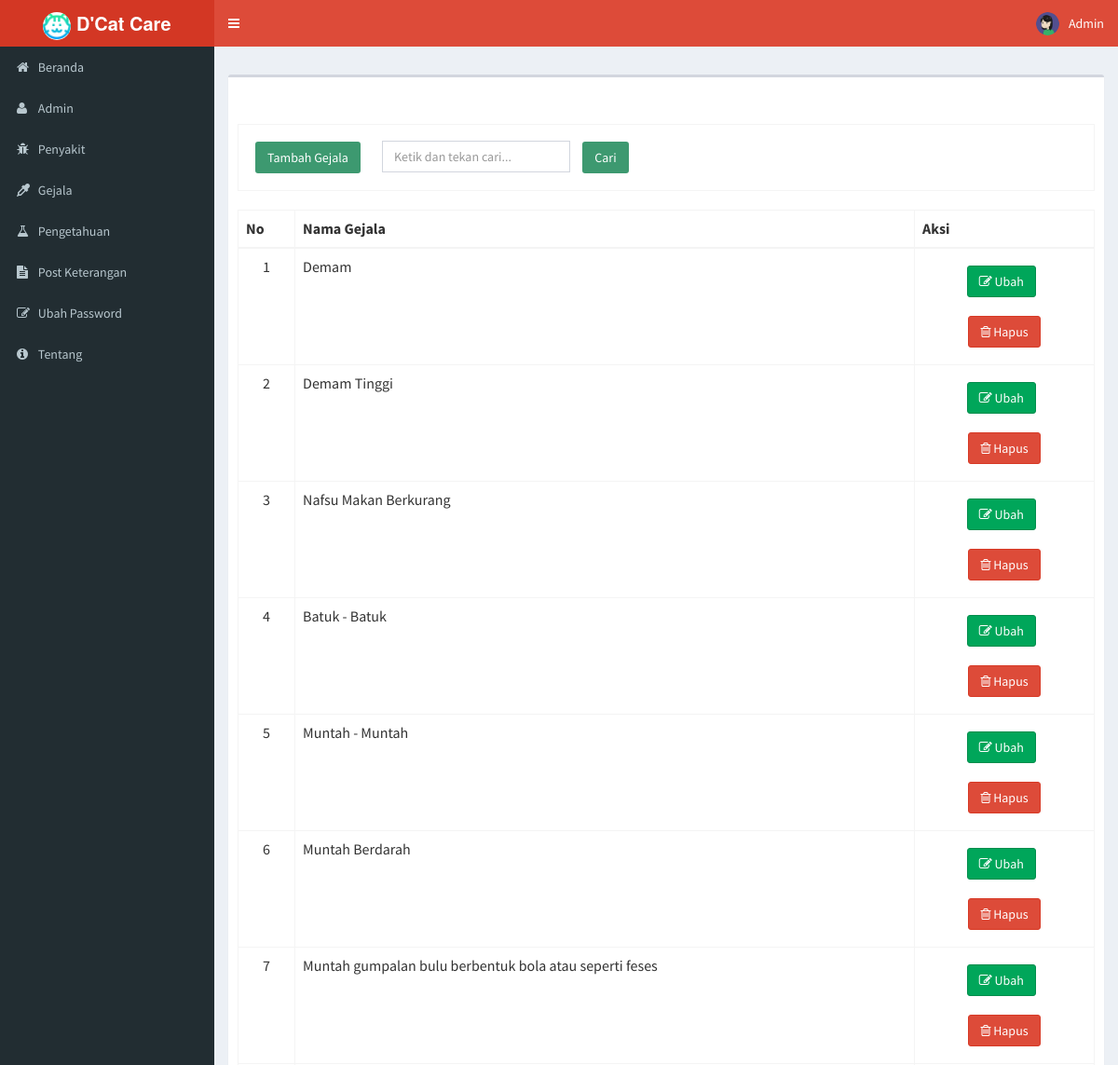
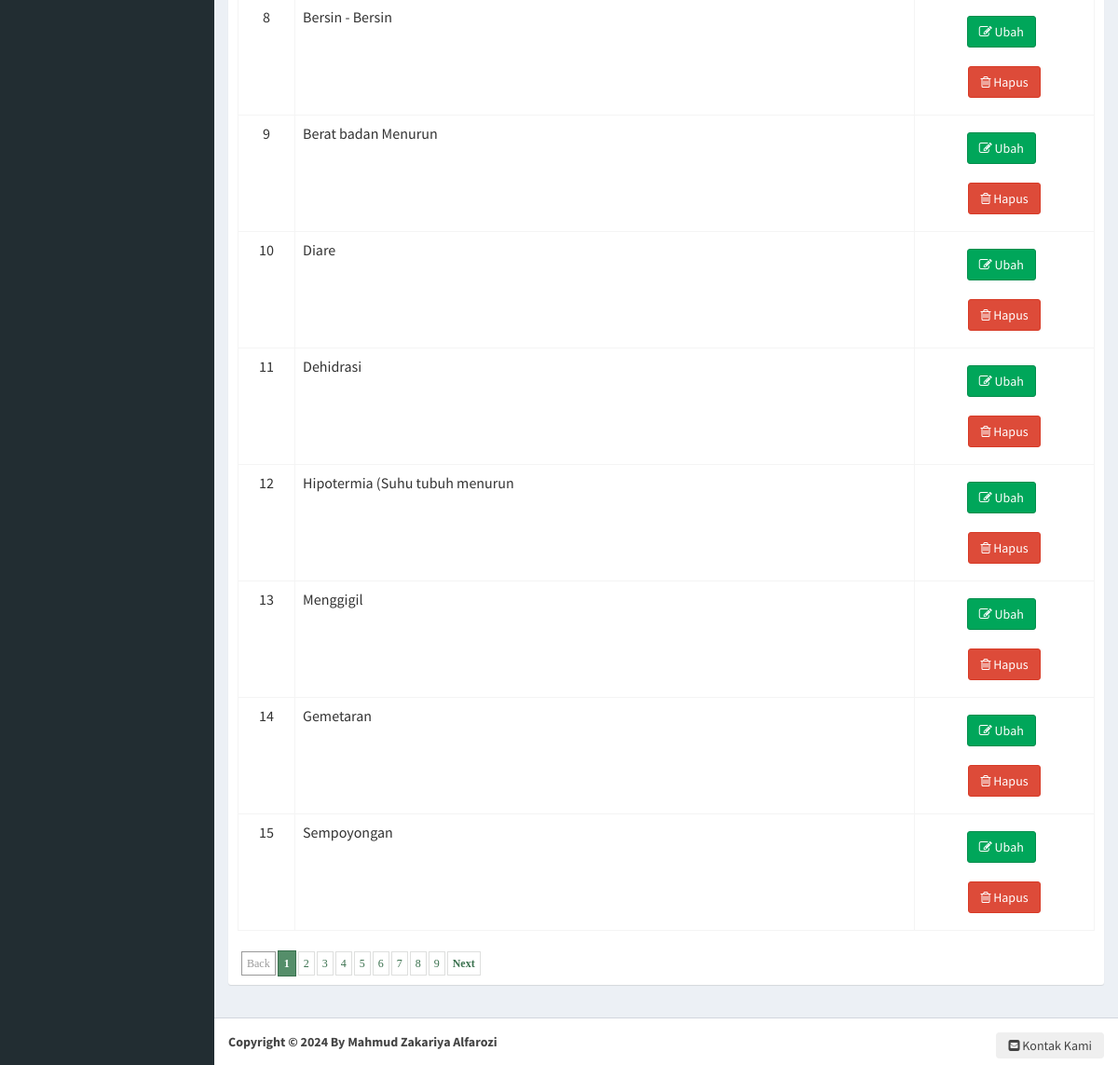
The app's page /gejala (signed in) with its own data (2 pictures, top to bottom).
### tables this page shows
CREATE TABLE `gejala` (
  `kode_gejala` int(11) NOT NULL,
  `nama_gejala` varchar(255) NOT NULL
);

### modul/gejala/gejala.php (the view, shortened to what this page needs)
<?php
if (!(isset($_SESSION['username']) && isset($_SESSION['password']))) {
	header('location:index.php');
	exit();
} else {
	?>
	<?php
	$aksi = "modul/gejala/aksi_gejala.php";
	switch ($_GET['act']) {
		default:
			$offset = $_GET['offset'];
			$limit = 15;
			if (empty($offset)) {
				$offset = 0;
			}
			$tampil = mysqli_query($conn, "SELECT * FROM gejala ORDER BY kode_gejala");
			echo "<form method='post' action='?module=gejala' name='text_form' onsubmit='return Blank_TextField_Validator_Cari()'>
					  <br><br><table class='table table-bordered'>
					  <tr><td><input class='btn bg-olive margin' type='button' name='tambah' value='Tambah Gejala' onclick=\"window.location.href='gejala/tambahgejala';\">
					  <input type='text' name='keyword' style='margin-left: 10px;' placeholder='Ketik dan tekan cari...' class='form-control' value='$_POST[keyword]' />
					  <input class='btn bg-olive margin' type='submit' value='   Cari   ' name='Go'></td> </tr>
					  </table></form>";
			$baris = mysqli_num_rows($tampil);
			if ($_POST['Go']) {
				$numrows = mysqli_num_rows(mysqli_query($conn, "SELECT * FROM gejala where nama_gejala like '%$_POST[keyword]%'"));
				if ($numrows > 0) {
					echo "<div class='alert alert-success alert-dismissible'>
                <h4><i class='icon fa fa-check'></i> Sukses!</h4>
                Gejala yang anda cari di temukan.
              </div>";
					$i = 1;
					echo " <table class='table table-bordered' style='overflow-x=auto' cellpadding='0' cellspacing='0'>
				<thead>
					<tr>
					<th>No</th>
					<th>Nama Gejala</th>
					<th width='21%'>Aksi</th>
					</tr>
				</thead>
				<tbody>";
					$hasil = mysqli_query($conn, "SELECT * FROM gejala where nama_gejala like '%$_POST[keyword]%'");
					$no = 1;
					$counter = 1;
					while ($r = mysqli_fetch_array($hasil)) {
						if ($counter % 2 == 0)
							$warna = "dark";
						else
							$warna = "light";
						echo "<tr class='" . $warna . "'>
							<td align=center>$no</td>
							<td>$r[nama_gejala]</td>
							<td align=center><a type='button' class='btn btn-success margin' href=gejala/editgejala/$r[kode_gejala]><i class='fa fa-pencil-square-o' aria-hidden='true'></i> Ubah </a> &nbsp;
							<a type='button' class='btn btn-danger margin' href=\"JavaScript: confirmIt('Anda yakin akan menghapusnya ?','$aksi?module=gejala&act=hapus&id=$r[kode_gejala]','','','','u','n','Self','Self')\" onMouseOver=\"self.status=''; return true\" onMouseOut=\"self.status=''; return true\"><i class='fa fa-trash-o' aria-hidden='true'></i> Hapus</a>
							</td></tr>";
						$no++;
						$counter++;
					}
					echo "</tbody></table>";
				} else {
					echo "<div class='alert alert-danger alert-dismissible'>
                <h4><i class='icon fa fa-ban'></i> Gagal!</h4>
                Maaf, Gejala yang anda cari tidak ditemukan , silahkan inputkan dengan benar dan cari kembali.
              </div>";
				}
			} else {
				if ($baris > 0) {
					echo " <table class='table table-bordered' style='overflow-x=auto' cellpadding='0' cellspacing='0'>
						<thead>
							<tr>
							<th>No</th>
							<th>Nama Gejala</th>
							<th width='21%'>Aksi</th>
							</tr>
						</thead>
						<tbody>
						";
					$hasil = mysqli_query($conn, "SELECT * FROM gejala ORDER BY kode_gejala limit $offset,$limit");
					$no = 1 + $offset;
					$counter = 1;
					while ($r = mysqli_fetch_array($hasil)) {
						if ($counter % 2 == 0)
							$warna = "dark";
						else
							$warna = "light";
						echo "<tr class='" . $warna . "'>
								<td align=center>$no</td>
								<td>$r[nama_gejala]</td>
								<td align=center>
								<a type='button' class='btn btn-success margin' href=gejala/editgejala/$r[kode_gejala]><i class='fa fa-pencil-square-o' aria-hidden='true'></i> Ubah </a> &nbsp;
								<a type='button' class='btn btn-danger margin' href=\"JavaScript: confirmIt('Anda yakin akan menghapusnya ?','$aksi?module=gejala&act=hapus&id=$r[kode_gejala]','','','','u','n','Self','Self')\" onMouseOver=\"self.status=''; return true\" onMouseOut=\"self.status=''; return true\"><i class='fa fa-trash-o' aria-hidden='true'></i> Hapus</a>
								</td></tr>";
						$no++;
						$counter++;
					}
					echo "</tbody></table>";
					echo "<div class=paging>";
					if ($offset != 0) {
						$prevoffset = $offset - 10;
						echo "<span class=prevnext> <a href=index.php?module=gejala&offset=$prevoffset>Back</a></span>";
					} else {
						echo "<span class=disabled>Back</span>";
					}
					$halaman = intval($baris / $limit);
					if ($baris % $limit) {
						$halaman++;
					}
					for ($i = 1; $i <= $halaman; $i++) {
						$newoffset = $limit * ($i - 1);
						if ($offset != $newoffset) {
							echo "<a href=index.php?module=gejala&offset=$newoffset>$i</a>";
						} else {
							echo "<span class=current>" . $i . "</span>";
						}
					}
					if (!(($offset / $limit) + 1 == $halaman) && $halaman != 1) {
						$newoffset = $offset + $limit;
						echo "<span class=prevnext><a href=index.php?module=gejala&offset=$newoffset>Next</a>";
					} else {
						echo "<span class=disabled>Next</span>";
					}
					echo "</div>";
				} else {
					echo "<br><b>Data Kosong !</b>";
				}
			}
			break;
	}
?>
<?php } ?>

### css/paging.css (style rules this page uses)
div.paging { padding:2px; margin:2px; text-align:left; font-family:Tahoma; font-size:12px; }
div.paging a { padding:5px 5px 5px 5px; margin-right:2px; border:1px solid #DEDFDE; text-decoration:none; color:#3a714e; }
div.paging span.current { padding:6px 6px 6px 6px; margin-right:2px; border:1px solid #3a714e; font-weight:bold; background-color:#558e6a; color:#FFFFFF; }
div.paging span.disabled { padding:5px 5px 5px 5px; margin-right:2px; border:1px solid #999999; color:#999999; }
div.paging span.prevnext { font-weight:bold; }

### css/style.css (style rules this page uses)
div.paging { margin-top: 25px; }
html { font-family:sans-serif; -ms-text-size-adjust:100%; -webkit-text-size-adjust:100% }
body { margin:0 }
a { background-color:transparent }
button,input,optgroup,select,textarea { color:inherit; font:inherit; margin:0 }
button,html input[type=button],input[type=reset],input[type=submit] { -webkit-appearance:button; cursor:pointer }
input { line-height:normal }
table { border-collapse:collapse; border-spacing:0 }
td,th { padding:0 }
.border-box,article,body,code,dd,div,dl,dt,fieldset,footer,form,header,html,input[type=email],input[type=password],input[type=tel],input[type=text],input[type=url],li,main,ol,p,pre,section,textarea,ul { box-sizing:border-box }

### records on screen
gejala: nama_gejala "Demam"
gejala: nama_gejala "Demam Tinggi"
gejala: nama_gejala "Nafsu Makan Berkurang"
gejala: nama_gejala "Batuk - Batuk"
gejala: nama_gejala "Muntah - Muntah"
gejala: nama_gejala "Muntah Berdarah"
gejala: nama_gejala "Muntah gumpalan bulu berbentuk bola atau seperti feses"
gejala: nama_gejala "Bersin - Bersin"
gejala: nama_gejala "Berat badan Menurun"
gejala: nama_gejala "Diare"
gejala: nama_gejala "Dehidrasi"
gejala: nama_gejala "Hipotermia (Suhu tubuh menurun"
gejala: nama_gejala "Menggigil"
gejala: nama_gejala "Gemetaran"
gejala: nama_gejala "Sempoyongan"

### other values on screen
$_SESSION['username'] "Admin"
